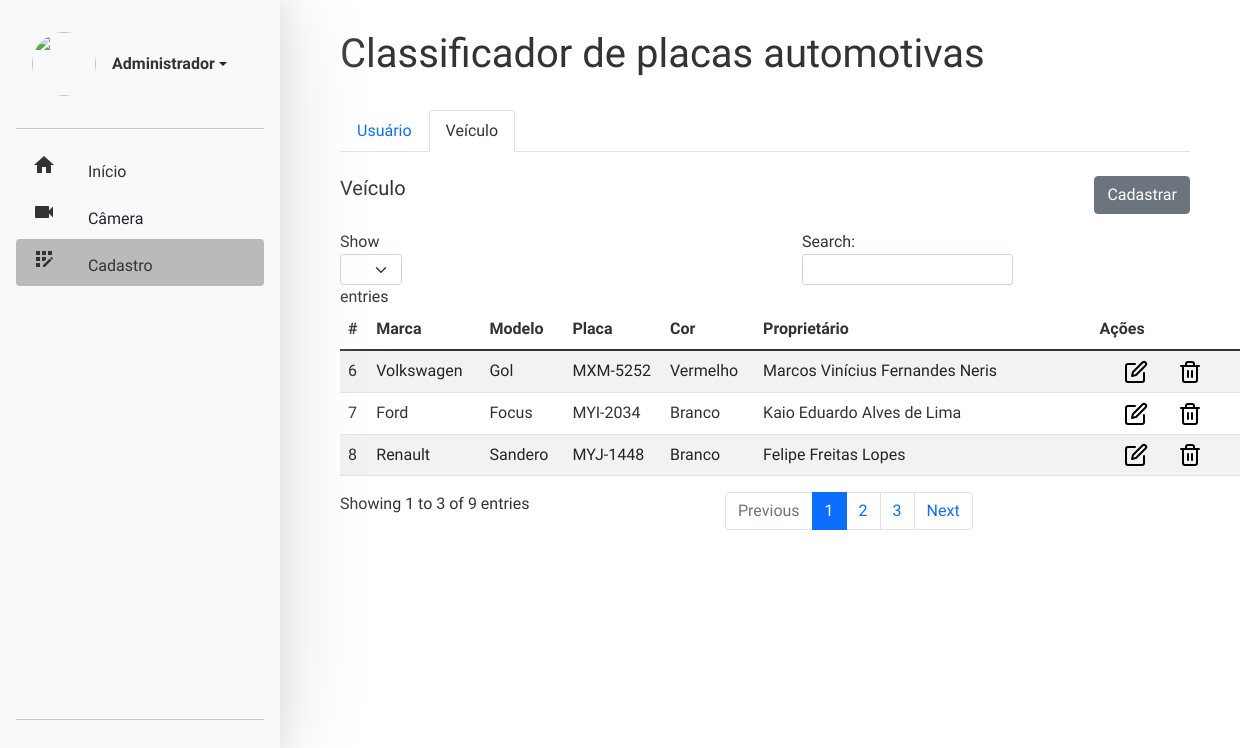
Before: /reg/veh/ with the older database file.
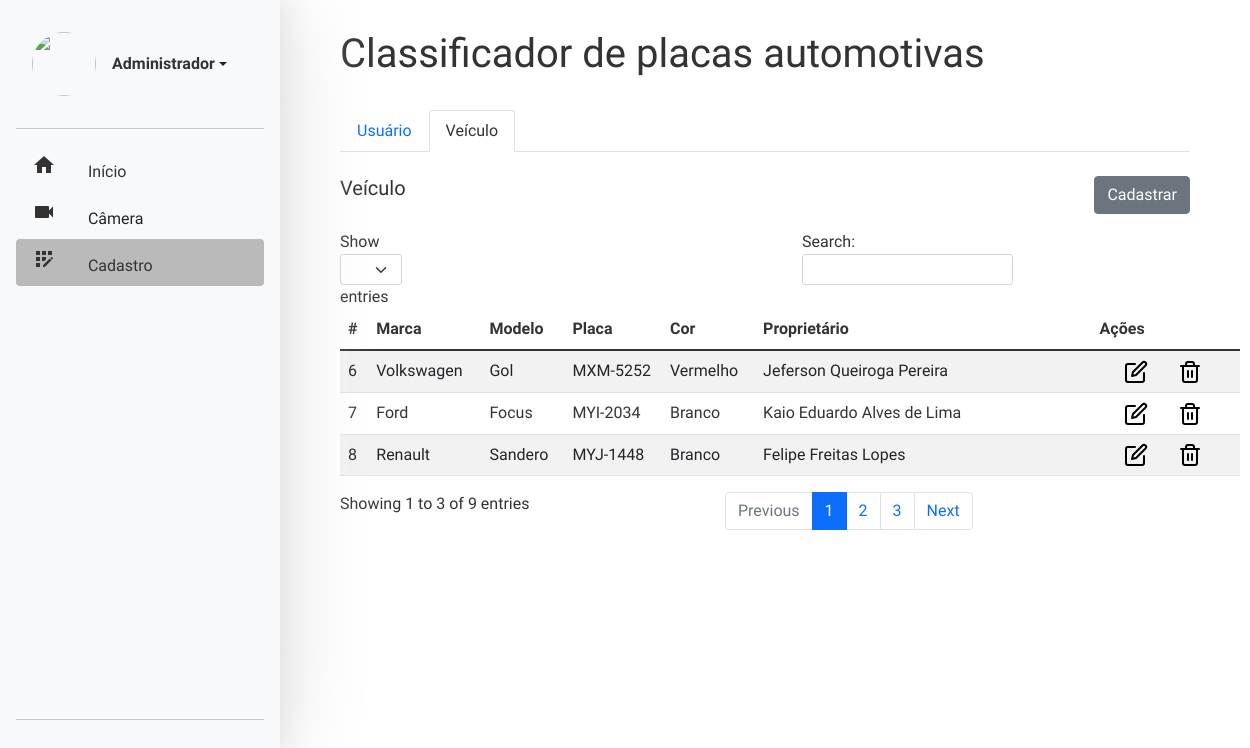
After: the same page with the newer database file.
### register/models.py (models this page shows)
class vehicle(models.Model):
    brand = models.CharField(max_length = 100, verbose_name ='MARCA')
    model = models.CharField(max_length = 100, verbose_name = 'MODELO')
    plate = models.CharField(max_length = 100, verbose_name = 'PLACA')
    color = models.CharField(max_length = 100, verbose_name = 'COR')
    user = models.ForeignKey(user, on_delete = models.CASCADE, null = True, blank = True, verbose_name = 'PROPRIETÁRIO')

class user(models.Model):
    username = models.CharField(max_length = 100, verbose_name = 'USUÁRIO')
    cpf = models.CharField(max_length = 14, verbose_name = 'CPF')
    enrollment = models.CharField(max_length = 14, verbose_name = 'MATRÍCULA')
    email = models.EmailField(max_length = 70, verbose_name = 'E-MAIL')
    phone = models.CharField(max_length = 15, verbose_name = 'TELEFONE')
    def __str__(self):
        return self.username

### register/views.py (the view)
# urls.py: path('veh/', views.veh_list, name = 'VehList'),
def veh_list(request):
    vehs = vehicle.objects.all()
    template_name = 'veh_list.html'
    context = {
        'vehs': vehs
    }
    return render(request, template_name, context)

### register/templates/veh_list.html (shortened to what this page needs)
{% extends "layout/base.html" %}
{% load static %}
{% block 'head' %}
<link rel="stylesheet" href="{% static 'css/veh_list.css' %}">
{% endblock %}
{% block 'body' %}
<ul class="nav nav-tabs" style="margin-bottom: 24px;">
    <li class="nav-item">
        <a class="nav-link" href="{% url 'UserList' %}">Usuário</a>
    </li>
    <li class="nav-item">
        <a class="nav-link active" aria-current="page" href="{% url 'VehList' %}" style="color:#333333;">Veículo</a>
    </li>
</ul>
<div>
    <div class="quadro" style="float:right;">
        <a href="{% url 'VehAdd' %}" class="btn btn-secondary">Cadastrar</a>
    </div>
    <h5>Veículo</h5>
</div>
<div class="container container-table">
    <div class="row" style="width: 900px; height: 400px;margin: 0px;">
        <div class="col-lg-12" style="padding-left: 0px;padding-right: 0px;">
            <div class="table-responsive table-scroll">
                <table id="bootstrapdatatable" class="table table-striped">
                    <thead>
                        <tr>
                            <th>#</th>
                            <th>Marca</th>
                            <th>Modelo</th>
                            <th>Placa</th>
                            <th>Cor</th>
                            <th>Proprietário</th>
                            <th>Ações</th>
                        </tr>
                    </thead>
                    <tbody>
                        {% for veh in vehs %}
                        <tr>
                            <td>{{ veh.id }}</td>
                            <td>{{ veh.brand }}</td>
                            <td>{{ veh.model }}</td>
                            <td>{{ veh.plate }}</td>
                            <td>{{ veh.color }}</td>
                            <td>{{ veh.user }}</td>
                            <td>
                                <div class="container">
                                    <div class="row">
                                        <div class="col">
                                            <a href="{% url 'VehEdit' veh.id %}">
                                                <img src="{% static 'img/EditSVG.svg' %}" alt="">
                                            </a>
                                        </div>
                                        <div class="col">
                                            <a href="{% url 'VehRemove' veh.id %}"
                                                onclick="return confirm('Tem certeza que deseja excluir esse veículo?')">
                                                <img src="{% static 'img/TrashSVG.svg' %}" alt="">
                                            </a>
                                        </div>
                                    </div>
                                </div>
                            </td>
                        </tr>
                        {% endfor %}
                    </tbody>
                </table>
            </div>
        </div>
    </div>
</div>
{% endblock %}

### register/templates/layout/base.html (shortened to what this page needs)
<!DOCTYPE html>
<html lang="pt-BR">
<head>
  {% block 'head' %}{% endblock %}
  {% load static %}
  <link href="https://cdn.jsdelivr.net/npm/bootstrap@5.1.3/dist/css/bootstrap.min.css" rel="stylesheet"
>
</head>
<body>
  <header class="flex fixed-top">
    <div class="d-flex flex-column flex-shrink-0 p-3 bg-light barra-lateral">
      <a href="/" class="d-flex align-items-center mb-3 mb-md-0 me-md-auto link-dark text-decoration-none">
        <span class="fs-4">
          <div>
            <a href="#" class="d-flex p-3 align-items-center link-dark text-decoration-none dropdown-toggle"
              id="dropdownUser2" data-bs-toggle="dropdown" aria-expanded="false">
              <img src="https://github.com/mdo.png" alt="" class="rounded-circle me-3 img-adm">
              <strong>Administrador</strong>
            </a>
          </div>
        </span>
      </a>
      <hr>
      <ul class="nav nav-pills flex-column mb-auto">
        <li class="nav-item">
          <a href="#" class="nav-link link-dark">
            <i class="material-icons">home</i>
            <svg class="bi me-2" width="16px" height="16px">
              <use xlink:href="#home" />
            </svg>
            <t>Início</t>
          </a>
        </li>
        <li class="nav-item">
          <a href="#" class="nav-link link-dark">
            <i class="material-icons">videocam</i>
            <svg class="bi me-2" width="16" height="16">
              <use xlink:href="#camera" />
            </svg>
            Câmera
          </a>
        </li>
        <li class="nav-item">
          <a href="#" class="nav-link active link-dark" style="background-color:#BABABA; color:#333333;;">
            <i class="material-icons">app_registration</i>
            <svg class="bi me-2" width="16" height="16">
              <use xlink:href="#cadastro" />
            </svg>
            Cadastro
          </a>
        </li>
      </ul>
      <hr>
    </div>
  </header>
  <main class="flex">
    <h1 style="margin-top: 30px">Classificador de placas automotivas</h1>
    {% block 'body' %}
    {% endblock %}
  </main>
</body>
</html>

### register/static/css/veh_list.css (style rules this page uses)
* { box-sizing: border-box; font-family: 'Noto Sans Mono', monospace; font-family: 'Quicksand', sans-serif; color: #333333; }
header { background-color: white; min-height: 100px; box-shadow: 1px 0px 90px #E0E0E0; width: 280px; height: 752px; }
body { background: #fafafa; height: 100vh; width: 100%; justify-content: center; color: #333333; }
main { margin-left: 340px; margin-right: 60px; }
h1 { font-size: 30px; font-weight: bold; padding-bottom: 24px; color:#333333; }
h5 { font-size: 30px; font-weight: bold; margin-top: 90px; color: #333333; }
.nav-item { align-items: center; flex-direction: column; }
.barra-lateral { width: 280px; height: 752px; margin: 0px; background-color: white; min-height: 100px; box-shadow: 1px 0px 30px #E0E0E0; }
.img-adm { width: 64px; height: 64px; }
.container-table { margin-top: 30px; padding-left: 0px !important; padding-right: 0px !important; }
.table-scroll { max-height:400px; overflow-y:auto; }
h5 { margin-top: 30px; }

Changed rows visible on the page:
changed vehicle "Volkswagen": user "Marcos Vinícius Fernandes Neris" → "Jeferson Queiroga Pereira"
